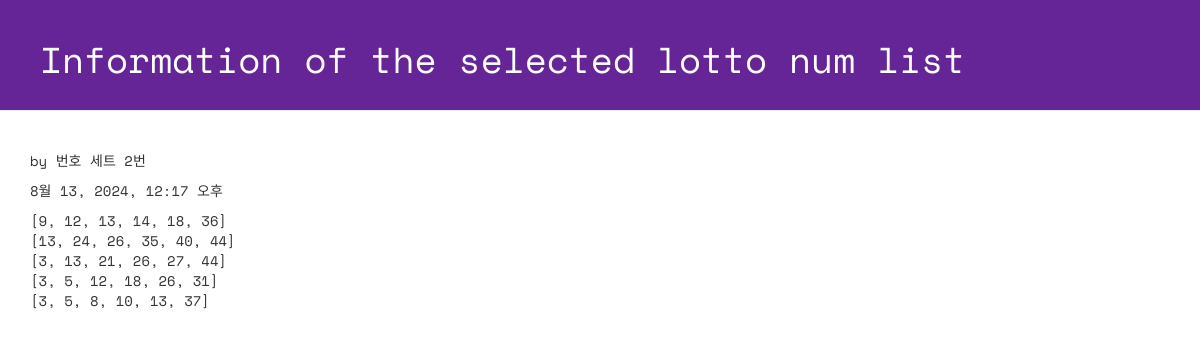
Page /lotto/2/detail/ on the committed database.
### lotto/models.py (models this page shows, shortened)
class GuessNumbers(models.Model):
    name = models.CharField(max_length=24) # 로또 번호 리스트의 이름
    text = models.CharField(max_length=255) # 로또 번호 리스트에 대한 설명
    lottos = models.CharField(max_length=255, default='[1, 2, 3, 4, 5, 6]') # 로또 번호들이 담길 str
    num_lotto = models.IntegerField(default=5) # 6개 번호 set의 갯수
    update_date = models.DateTimeField()

### lotto/views.py (the view)
# urls.py: path('lotto/<int:lottokey>/detail/', views.detail, name='detail'),
def detail(request,lottokey):
    lotto = GuessNumbers.objects.get(pk=lottokey)
    return render(request, 'lotto/detail.html',{'lotto':lotto})

### lotto/templates/lotto/detail.html (shortened to what this page needs)
<!DOCTYPE html>
{% load static %}
<html lang="ko">
<head>
  <link rel="stylesheet" href="//maxcdn.bootstrapcdn.com/bootstrap/3.2.0/css/bootstrap.min.css">
  <link rel="stylesheet" href="//maxcdn.bootstrapcdn.com/bootstrap/3.2.0/css/bootstrap-theme.min.css">
  <link rel="stylesheet" href="{% static 'css/lotto.css'%}">
</head>
<body>
  <div class="page-header">
    <h1>Information of the selected lotto num list</h1>
  </div>
  <div class="container lotto">
    <p> by {{ lotto.name }}</p>
    <p> {{ lotto.update_date }}</p>
    <p> {{ lotto.lottos | linebreaksbr }}</p>
  </div>
</body>
</html>

### lotto/static/css/lotto.css (style rules this page uses)
.page-header { background-color: #652596; margin-top: 0; padding: 20px 20px 20px 40px; font-family: 'Space Mono', monospace; }
.page-header h1 { color: #FFFFFF; }
.container { font-family: 'Space Mono', monospace; }

### rows in the picture
GuessNumbers: name "번호 세트 2번", update_date "8월 13, 2024, 12:17 오후", lottos "[9, 12, 13, 14, 18, 36] [13, 24, 26, 35, 40, 44] [3, 13, 21, 26, 27, 44] [3, 5, 12, 18, 26, 31] [3, 5, 8, 10, 13, 37]"
